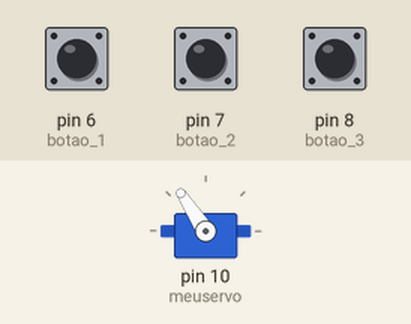
Simulated run of this sketch. Board: Arduino Uno, built with avr-gcc and run on an emulated ATmega328P. On the bench: servo. The test bench sets the inputs (shaded band); at power-on: pin 6 (botao_1) HIGH, pin 8 (botao_3) HIGH, pin 7 (botao_2) HIGH.

Above: at 1.2 s.
1.3 s: pin 6 (botao_1) pulled LOW for 1 s
At 2.8 s:
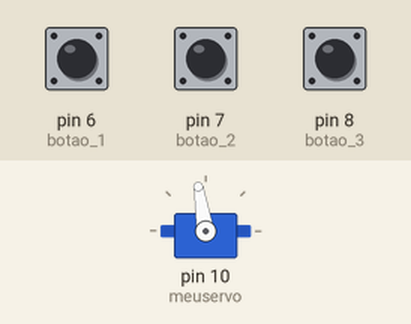
3.8 s: pin 6 (botao_1) pulled LOW for 3.2 s
At 8.07 s:
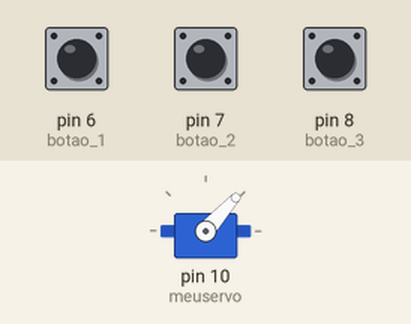
10.0 s: pin 8 (botao_3) pulled LOW for 0.15 s
At 10.0 s:
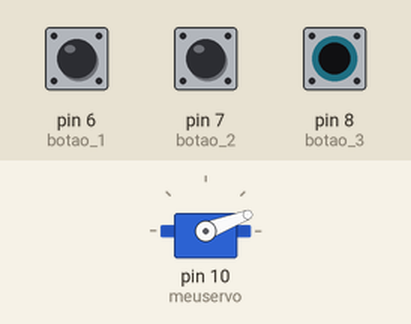
Timing chart, 0 to 13.0 s (numbered marks = the images above; inputs shaded):
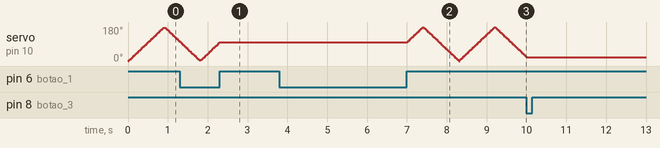

Measured:
- after the input at 10.0 s, servo on pin 10 (meuservo): stops changing and stays 21°

The sketch:

3_2_controle_servo.ino
```cpp
#include <Arduino_FreeRTOS.h> // Biblioteca do FreeRTOS para o Arduino
#include "task.h"   // Biblioteca para utilização das tasks
#include "Servo.h"  // Inclui a Biblioteca Servo.h

// Definir os pinos dos leds
#define botao_1 6
#define botao_2 7
#define botao_3 8

// Tasks
TaskHandle_t HandleServo;
TaskHandle_t HandleControle;

// Variáveis
int contador = 0;
int posicao = 0;
int angulo = 0;
int variacao = 3;
boolean liga_desliga = false;
boolean velocidade = false;

// Nome para o servo
Servo meuservo;

void setup() {
  // Define os botões como entrada
  pinMode(botao_1,INPUT_PULLUP);
  pinMode(botao_2,INPUT_PULLUP);
  pinMode(botao_3,INPUT_PULLUP);

  // Define pino do servo
  meuservo.attach(10);

  // Cria tarefa Task_Servo
  xTaskCreate(Task_Servo, "Servo", 128, NULL, 1, &HandleServo);
  // Cria tarefa Task_Controle
  xTaskCreate(Task_Controle, "Controle", 128, NULL, 1, &HandleControle);
}

void loop() {
  // Nada é executado aqui, as tarefas estão nas funções abaixo
}

// Task_Servo
// Faz o servo motor girar
void Task_Servo(void *param){
  while(1){ // Loop infinito
    // Gira o servo de 0° até 180°
    for (angulo = 0; angulo < 180; angulo += variacao) {
      meuservo.write(angulo); // Altera o ângulo
      vTaskDelay(10/portTICK_PERIOD_MS); // Delay de 10 ms
    }
    // Gira o servo de 180° até 0°
    for (angulo = 180; angulo >= 1; angulo -= variacao) {
      meuservo.write(angulo); // Altera o ângulo
      vTaskDelay(10/portTICK_PERIOD_MS); // Delay de 10 ms
    }
  }
}

// Task_Controle
// Lê botões que podem alterar a Task_Servo
void Task_Controle(void *param){
  while(1){ // Loop infinito

    // O botão 1 suspende e libera a Task_Servo
    if(digitalRead(botao_1) == LOW){
      while(digitalRead(botao_1) == LOW); // Aguarda soltar o botão
      if(liga_desliga == false){
        vTaskSuspend(HandleServo); // Suspende a Task_Servo
      }
      else if(liga_desliga == true){
        vTaskResume(HandleServo); // Libera a Task_Servo
      }
      liga_desliga = !liga_desliga; // Altera o controle
    }
    // O botão 2 altera a velocidade do servo
    if(digitalRead(botao_2) == LOW){
      while(digitalRead(botao_2) == LOW); // Aguarda soltar o botão
      if(velocidade == false){
        variacao = 10; // Aumenta a velocidade
      }
      else if(velocidade == true){
        variacao = 3; // Diminui a velocidade
      }
      velocidade = !velocidade; // Altera o controle
    }
    // O botão 3 deleta a Task_Servo
    if(digitalRead(botao_3) == LOW){
      vTaskDelete(HandleServo); // Deleta a Task_Servo
    }
  }
}
```
